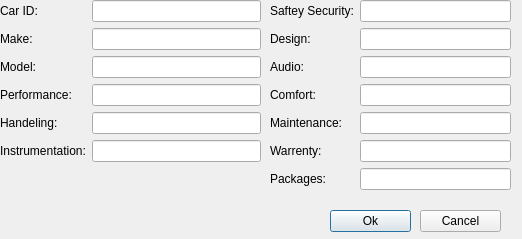
<?xml version="1.0" encoding="UTF-8"?>
<ui version="4.0">
 <class>CarSearchDialog</class>
 <widget class="QDialog" name="CarSearchDialog">
  <property name="geometry">
   <rect>
    <x>0</x>
    <y>0</y>
    <width>522</width>
    <height>239</height>
   </rect>
  </property>
  <property name="windowTitle">
   <string>Search Cars</string>
  </property>
  <widget class="QWidget" name="formLayoutWidget">
   <property name="geometry">
    <rect>
     <x>0</x>
     <y>0</y>
     <width>261</width>
     <height>171</height>
    </rect>
   </property>
   <layout class="QFormLayout" name="formLayout">
    <property name="fieldGrowthPolicy">
     <enum>QFormLayout::AllNonFixedFieldsGrow</enum>
    </property>
    <item row="0" column="0">
     <widget class="QLabel" name="label">
      <property name="text">
       <string>Car ID:</string>
      </property>
     </widget>
    </item>
    <item row="1" column="0">
     <widget class="QLabel" name="label_2">
      <property name="text">
       <string>Make:</string>
      </property>
     </widget>
    </item>
    <item row="2" column="0">
     <widget class="QLabel" name="label_3">
      <property name="text">
       <string>Model:</string>
      </property>
     </widget>
    </item>
    <item row="3" column="0">
     <widget class="QLabel" name="label_4">
      <property name="text">
       <string>Performance:</string>
      </property>
     </widget>
    </item>
    <item row="4" column="0">
     <widget class="QLabel" name="label_5">
      <property name="text">
       <string>Handeling:</string>
      </property>
     </widget>
    </item>
    <item row="5" column="0">
     <widget class="QLabel" name="label_6">
      <property name="text">
       <string>Instrumentation:</string>
      </property>
     </widget>
    </item>
    <item row="0" column="1">
     <widget class="QLineEdit" name="txtCarID"/>
    </item>
    <item row="1" column="1">
     <widget class="QLineEdit" name="txtMake"/>
    </item>
    <item row="2" column="1">
     <widget class="QLineEdit" name="txtModel"/>
    </item>
    <item row="3" column="1">
     <widget class="QLineEdit" name="txtPerformance"/>
    </item>
    <item row="4" column="1">
     <widget class="QLineEdit" name="txtHandeling"/>
    </item>
    <item row="5" column="1">
     <widget class="QLineEdit" name="txtinstrumentation"/>
    </item>
   </layout>
  </widget>
  <widget class="QWidget" name="formLayoutWidget_2">
   <property name="geometry">
    <rect>
     <x>270</x>
     <y>0</y>
     <width>241</width>
     <height>192</height>
    </rect>
   </property>
   <layout class="QFormLayout" name="formLayout_2">
    <item row="0" column="0">
     <widget class="QLabel" name="label_7">
      <property name="text">
       <string>Saftey Security:</string>
      </property>
     </widget>
    </item>
    <item row="1" column="0">
     <widget class="QLabel" name="label_8">
      <property name="text">
       <string>Design:</string>
      </property>
     </widget>
    </item>
    <item row="2" column="0">
     <widget class="QLabel" name="label_9">
      <property name="text">
       <string>Audio:</string>
      </property>
     </widget>
    </item>
    <item row="3" column="0">
     <widget class="QLabel" name="label_10">
      <property name="text">
       <string>Comfort:</string>
      </property>
     </widget>
    </item>
    <item row="4" column="0">
     <widget class="QLabel" name="label_11">
      <property name="text">
       <string>Maintenance:</string>
      </property>
     </widget>
    </item>
    <item row="5" column="0">
     <widget class="QLabel" name="label_12">
      <property name="text">
       <string>Warrenty:</string>
      </property>
     </widget>
    </item>
    <item row="6" column="0">
     <widget class="QLabel" name="label_13">
      <property name="text">
       <string>Packages:</string>
      </property>
     </widget>
    </item>
    <item row="0" column="1">
     <widget class="QLineEdit" name="txtSaftey"/>
    </item>
    <item row="1" column="1">
     <widget class="QLineEdit" name="txtDesign"/>
    </item>
    <item row="2" column="1">
     <widget class="QLineEdit" name="txtAudio"/>
    </item>
    <item row="3" column="1">
     <widget class="QLineEdit" name="txtComfort"/>
    </item>
    <item row="4" column="1">
     <widget class="QLineEdit" name="txtMaintenance"/>
    </item>
    <item row="5" column="1">
     <widget class="QLineEdit" name="txtWarrenty"/>
    </item>
    <item row="6" column="1">
     <widget class="QLineEdit" name="txtPackages"/>
    </item>
   </layout>
  </widget>
  <widget class="QPushButton" name="btnOk">
   <property name="geometry">
    <rect>
     <x>330</x>
     <y>210</y>
     <width>81</width>
     <height>22</height>
    </rect>
   </property>
   <property name="text">
    <string>Ok</string>
   </property>
  </widget>
  <widget class="QPushButton" name="btnCancel">
   <property name="geometry">
    <rect>
     <x>420</x>
     <y>210</y>
     <width>81</width>
     <height>22</height>
    </rect>
   </property>
   <property name="text">
    <string>Cancel</string>
   </property>
  </widget>
 </widget>
 <resources/>
 <connections/>
</ui>
